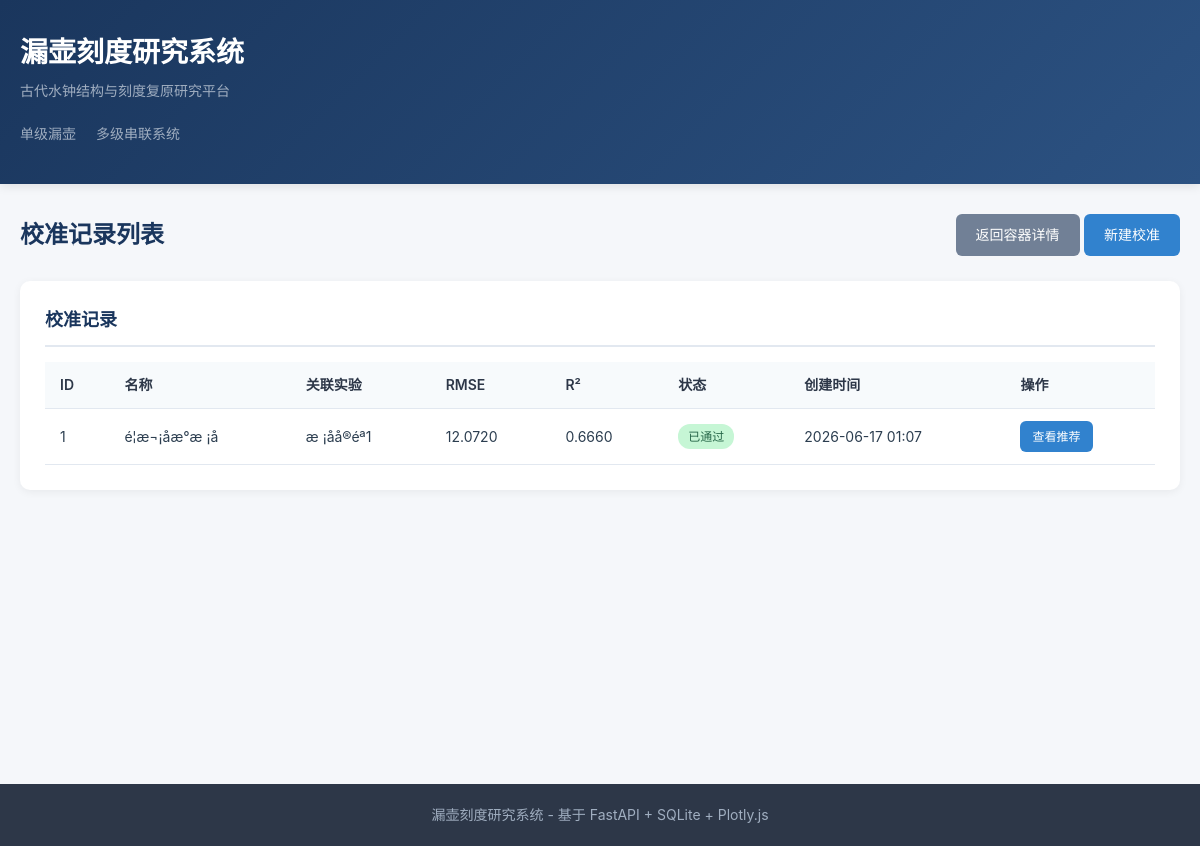
/containers/1/calibrations, run on the app's committed database.
### app/models.py (models this page shows)
class CalibrationRecord(Base):
    __tablename__ = "calibration_records"
    id = Column(Integer, primary_key=True, index=True)
    container_id = Column(Integer, ForeignKey("containers.id"), nullable=False)
    experiment_id = Column(Integer, ForeignKey("experiments.id"), nullable=False)
    name = Column(String(200), nullable=False)
    calibrated_orifice_diameter = Column(Float, nullable=False)
    calibrated_discharge_coefficient = Column(Float, nullable=False)
    calibrated_shape_params = Column(Text, nullable=True)
    rmse = Column(Float, nullable=False)
    mae = Column(Float, nullable=False)
    r_squared = Column(Float, nullable=False)
    status = Column(String(20), nullable=False, default="pending")
    notes = Column(Text, nullable=True)
    created_at = Column(DateTime(timezone=True), server_default=func.now())
    container = relationship("Container", back_populates="calibration_records")
    experiment = relationship("Experiment", back_populates="calibration_records")
    schemes = relationship("ScaleScheme", back_populates="calibration")
    candidate_schemes = relationship("CandidateScheme", back_populates="calibration", cascade="all, delete-orphan")
    review_records = relationship("ReviewRecord", back_populates="calibration", cascade="all, delete-orphan")

class Experiment(Base):
    __tablename__ = "experiments"
    id = Column(Integer, primary_key=True, index=True)
    container_id = Column(Integer, ForeignKey("containers.id"), nullable=False)
    name = Column(String(200), nullable=False)
    notes = Column(Text, nullable=True)
    created_at = Column(DateTime(timezone=True), server_default=func.now())
    container = relationship("Container", back_populates="experiments")
    data_points = relationship("ExperimentDataPoint", back_populates="experiment", cascade="all, delete-orphan", order_by="ExperimentDataPoint.time_point")
    calibration_records = relationship("CalibrationRecord", back_populates="experiment")

### app/main.py (the view)
@app.get("/containers/{container_id}/calibrations", response_class=HTMLResponse)
async def list_calibrations(request: Request, container_id: int, db: Session = Depends(get_db)):
    container = db.query(models.Container).filter(models.Container.id == container_id).first()
    if not container:
        raise HTTPException(status_code=404, detail="容器不存在")
    calibrations = db.query(models.CalibrationRecord).filter(
        models.CalibrationRecord.container_id == container_id
    ).order_by(models.CalibrationRecord.created_at.desc()).all()
    return templates.TemplateResponse("calibration_list.html", {
        "request": request, "container": container, "calibrations": calibrations
    })

### templates/calibration_list.html (shortened to what this page needs)
{% extends "base.html" %}
{% block content %}
<div class="page-header">
    <h2>校准记录列表</h2>
    <div>
        <a href="/containers/{{ container.id }}" class="btn btn-secondary">返回容器详情</a>
        <a href="/containers/{{ container.id }}/calibrations/new" class="btn btn-primary">新建校准</a>
    </div>
</div>
{% if calibrations %}
<div class="card">
    <h3>校准记录</h3>
    <table>
        <thead>
            <tr>
                <th>ID</th>
                <th>名称</th>
                <th>关联实验</th>
                <th>RMSE</th>
                <th>R²</th>
                <th>状态</th>
                <th>创建时间</th>
                <th>操作</th>
            </tr>
        </thead>
        <tbody>
            {% for cal in calibrations %}
            <tr>
                <td>{{ cal.id }}</td>
                <td>{{ cal.name }}</td>
                <td>{{ cal.experiment.name if cal.experiment else '-' }}</td>
                <td>{{ "%.4f"|format(cal.rmse) }}</td>
                <td>{{ "%.4f"|format(cal.r_squared) }}</td>
                <td>
                    {% if cal.status == 'approved' %}
                    <span class="badge badge-success">已通过</span>
                    {% elif cal.status == 'rejected' %}
                    <span class="badge badge-danger">已拒绝</span>
                    {% elif cal.status == 'needs_revision' %}
                    <span class="badge badge-warning">需修订</span>
                    {% else %}
                    <span class="badge badge-info">已完成</span>
                    {% endif %}
                </td>
                <td>{{ cal.created_at.strftime('%Y-%m-%d %H:%M') if cal.created_at else '-' }}</td>
                <td>
                    <div class="table-actions">
                        <a href="/containers/{{ container.id }}/calibrations/{{ cal.id }}/recommendation"
                           class="btn btn-sm btn-primary">查看推荐</a>
                    </div>
                </td>
            </tr>
            {% endfor %}
        </tbody>
    </table>
</div>
{% else %}
<div class="card empty-state">
    <p>暂无校准记录</p>
    <a href="/containers/{{ container.id }}/calibrations/new" class="btn btn-primary">创建第一个校准</a>
</div>
{% endif %}
{% endblock %}

### static/style.css (style rules this page uses)
* { margin: 0; padding: 0; box-sizing: border-box; }
body { font-family: -apple-system, BlinkMacSystemFont, "Segoe UI", "PingFang SC", "Hiragino Sans GB", "Microsoft YaHei", sans-serif; background: #f5f7fa; color: #2c3e50; line-height: 1.6; }
.page-header { display: flex; justify-content: space-between; align-items: center; margin-bottom: 25px; flex-wrap: wrap; gap: 15px; }
.page-header h2 { font-size: 24px; color: #1a365d; }
.btn { display: inline-block; padding: 10px 20px; border: none; border-radius: 6px; font-size: 14px; font-weight: 500; cursor: pointer; text-decoration: none; transition: all 0.2s; }
.btn-primary { background: #3182ce; color: white; }
.btn-secondary { background: #718096; color: white; }
.btn-sm { padding: 6px 12px; font-size: 12px; }
.card { background: white; border-radius: 10px; box-shadow: 0 2px 8px rgba(0, 0, 0, 0.06); padding: 25px; margin-bottom: 20px; }
.card h3 { font-size: 18px; color: #1a365d; margin-bottom: 15px; padding-bottom: 10px; border-bottom: 2px solid #e2e8f0; }
.badge { display: inline-block; padding: 3px 10px; border-radius: 12px; font-size: 12px; font-weight: 500; }
.badge-success { background: #c6f6d5; color: #276749; }
table { width: 100%; border-collapse: collapse; font-size: 14px; }
table th, table td { padding: 12px 15px; text-align: left; border-bottom: 1px solid #e2e8f0; }
table th { background: #f7fafc; font-weight: 600; color: #2d3748; }
.table-actions { display: flex; gap: 8px; }

### data on the page
CalibrationRecord: id "1", name "é¦æ¬¡åæ°æ ¡å", experiment "æ ¡åå®éª1", rmse "12.0720", r_squared "0.6660", status "已通过", created_at "2026-06-17 01:07"
